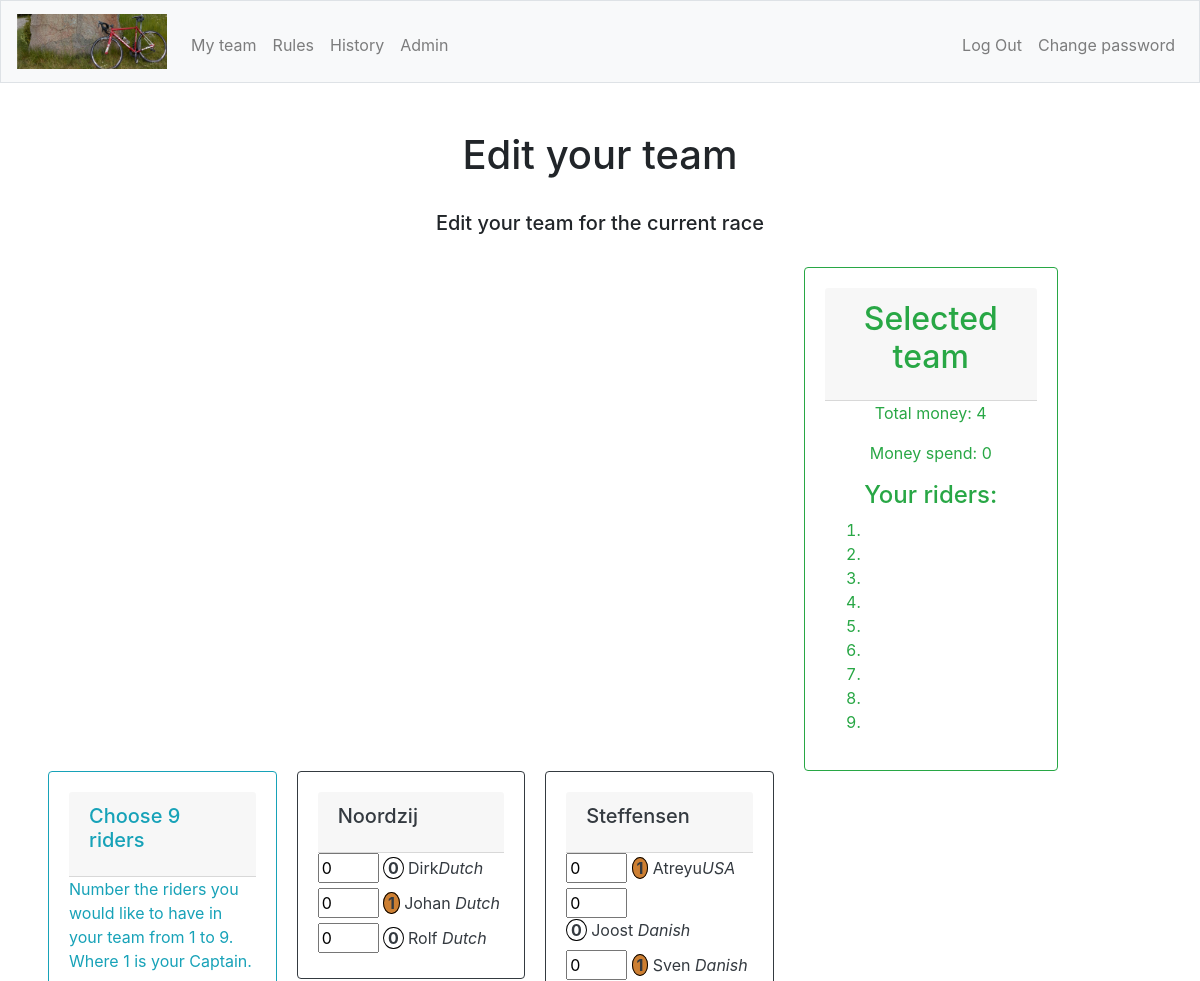
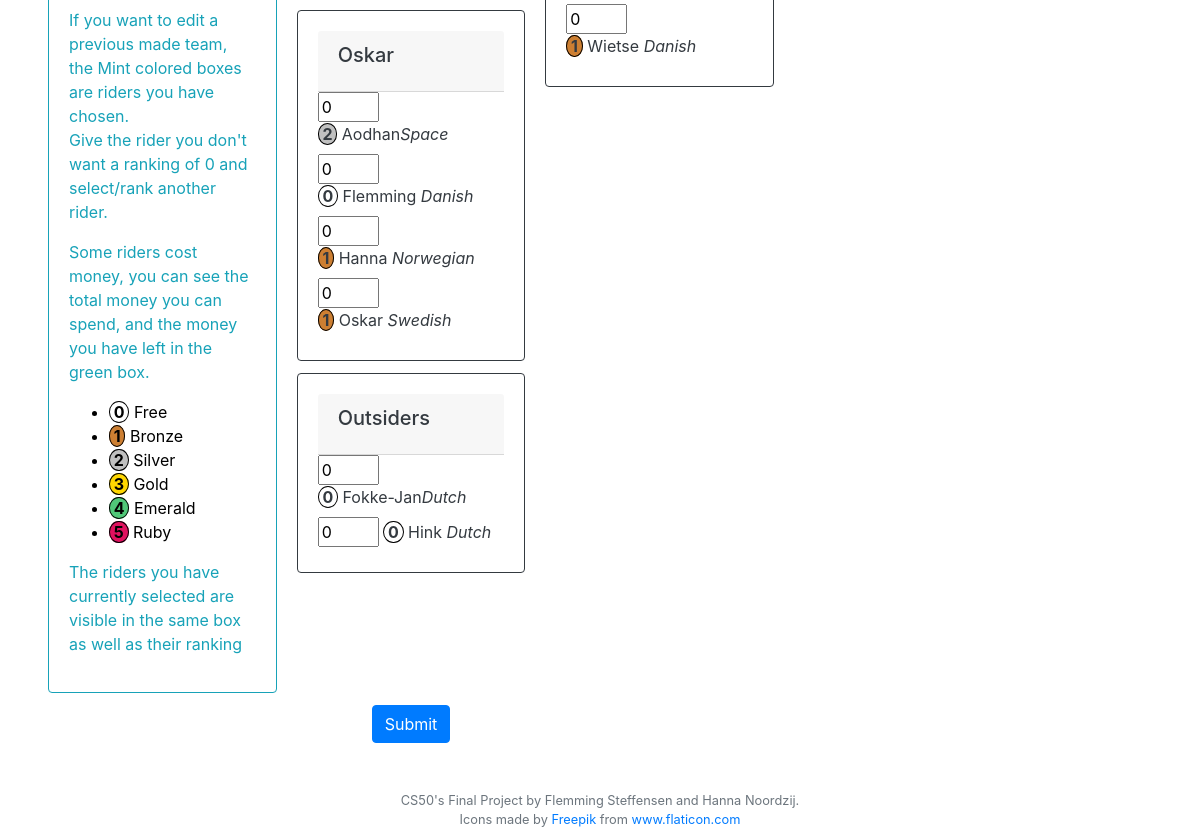
The app's page /editteam (signed in) with its own data (2 pictures, top to bottom).
### tables this page shows
CREATE TABLE "riders" (
	"id"	INTEGER NOT NULL UNIQUE,
	"comp_id"	INTEGER NOT NULL,
	"rider"	TEXT NOT NULL,
	"nationality"	TEXT NOT NULL,
	"rides_for"	TEXT NOT NULL,
	"price"	INTEGER NOT NULL DEFAULT 0,
	"DNF"	INTEGER NOT NULL DEFAULT 0,
	"outsider"	INTEGER NOT NULL DEFAULT 1,
	PRIMARY KEY("id" AUTOINCREMENT),
	FOREIGN KEY("comp_id") REFERENCES "competitions"("id")
);

### app.py (the view, shortened to what this page needs)
@app.route("/editteam", methods=["GET", "POST"])
@login_required
def editteam():
    role = getRole()
    if request.method == "GET":
        user_id = session.get("user_id")
        editTeamID = db.execute("SELECT c.id, c.total_price, t.id AS team_id \
                                        FROM competitions AS c \
                                        INNER JOIN racetypes AS r ON c.racetype_id = r.id\
                                        INNER JOIN team AS t ON c.id = t.comp_id \
                                            WHERE t.user_id = :user_id \
                                            AND c.reg_active = 'on'", user_id = user_id)
        if editTeamID:
            team_id = editTeamID[0]["team_id"]
        else:
            team_id = None
        activecomp = db.execute("SELECT ID, total_price FROM competitions WHERE reg_active = 'on'")
        activecomp_ID = activecomp[0]["id"]
        total_price = activecomp[0]["total_price"]
        allRiders = db.execute("Select id, comp_id, rider, nationality, rides_for, price, comp_id \
                                    FROM riders \
                                    WHERE comp_id = :activecomp_ID \
                                    Order by rides_for ASC, rider ASC", activecomp_ID=activecomp_ID)
        teamRiders = db.execute("SELECT r.rider, r.nationality, r.rides_for, tm.rank, tm.team_id, t.comp_id \
                                    FROM riders AS r \
                                    INNER JOIN team_member AS tm ON r.id = tm.rider_id \
                                    INNER JOIN team AS t ON t.id = tm.team_id \
                                        WHERE t.user_id = :user_id \
                                        AND t.comp_id = :activecomp_ID \
                                    ORDER BY tm.rank ASC" , user_id=user_id, activecomp_ID=activecomp_ID)
        rider_price = {}
        for rider in allRiders:
            rider_price[rider["rider"]] = rider["price"]
        jsonify(rider_price)
        return render_template("editteam.html", role=role, teamRiders=teamRiders, allRiders = allRiders, activecomp_ID=activecomp_ID, team_id=team_id, total_price=total_price, rider_price=rider_price)

### app.py (called while the page is built)
@app.after_request
def after_request(response):
    response.headers["Cache-Control"] = "no-cache, no-store, must-revalidate"
    response.headers["Expires"] = 0
    response.headers["Pragma"] = "no-cache"
    return response

### helpers.py (called while the page is built)
def login_required(f):
    @wraps(f)
    def decorated_function(*args, **kwargs):
        if session.get("user_id") is None:
            return redirect("/login")
        return f(*args, **kwargs)
    return decorated_function

def getRole():
    role = db.execute("SELECT role FROM users WHERE id = :userid", userid=session["user_id"])
    role2 = role[0]["role"]
    return role2

### templates/editteam.html (shortened to what this page needs)
{% extends "layout.html" %}
{% block adminNav %}
    {% if role == 2 %}
        <li class="nav-item"><a class="nav-link" href="/admin">Admin</a></li>
    {% endif %}
{% endblock %}
{% block main %}
    <div>
        <h1>Edit your team</h1>
        <br>
        <h5>Edit your team for the current race</h5>
        <br>
        {% if allRiders %}
            {% set ns = namespace(last_team = "nothing") %}
            {% set ct = namespace(count = 0) %}
            {% set rank = namespace(value = 0) %}
            {% set money = namespace(class = "money") %}
            <div class="row">
                <div class="col-sm-3 offset-sm-8 leaderbord">
                    <div class="card border-success">
                        <div class="card-body text-success">
                            <div class="card-header">
                                <h2 class="card-title">Selected team</h2>
                            </div>
                            <p class="card-text" id="total_money">Total money: {{total_price}}</p>
                            <p class="card-text" id="money_spend">Money spend: </p>
                            <h4 class="card-text">Your riders: </h4>
                            <ol class="myteam">
                                <li id="1"></li>
                                <li id="2"></li>
                                <li id="3"></li>
                                <li id="4"></li>
                                <li id="5"></li>
                                <li id="6"></li>
                                <li id="7"></li>
                                <li id="8"></li>
                                <li id="9"></li>
                            </ol>
                        </div>
                    </div>
                </div>
                <div class="col-sm-8">
            <form id="editteam" action="/editteam" method="post">
                <div class="card-columns">
            {% for rider in allRiders %}
                {% if ct.count == 0 %}
                    {% set ct.count = ct.count + 1 %}
                            <div class="card border-info">
                                <div class="card-body text-info">
                                    <div class="card-header">
                                        <h5 class="card-title">Choose 9 riders</h5>
                                    </div>
                                    <p class="card-text">Number the riders you would like to have in your team from 1 to 9. Where 1 is your Captain.</p>
                                    <p class="card-text">If you want to edit a previous made team, the Mint colored boxes are riders you have chosen.</br> Give the rider you don't want a ranking of 0 and select/rank another rider.</p>
                                    <p>Some riders cost money, you can see the total money you can spend, and the money you have left in the green box.</p>
                                    <ul>
                                        <li style="color:black"><b class="money"> 0 </b> Free</li>
                                        <li style="color:black"><b class="bronze"> 1 </b> Bronze</li>
                                        <li style="color:black"><b class="silver"> 2 </b> Silver</li>
                                        <li style="color:black"><b class="gold"> 3 </b> Gold</li>
                                        <li style="color:black"><b class="emerald"> 4 </b> Emerald</li>
                                        <li style="color:black"><b class="ruby"> 5 </b> Ruby</li>
                                    </ul>
                                    <p>The riders you have currently selected are visible in the same box as well as their ranking</p>
                {% endif %}
                {% if rider.price == 5 %}
                    {% set money.class = "ruby" %}
                {% elif rider.price == 4 %}
                    {% set money.class = "emerald" %}
                {% elif rider.price == 3 %}
                    {% set money.class = "gold" %}
                {% elif rider.price == 2 %}
                    {% set money.class = "silver" %}
                {% elif rider.price == 1 %}
                    {% set money.class = "bronze" %}
                {% else %}
                    {% set money.class = "money" %}
                {% endif %}
                {% if rider.rides_for != ns.last_team %}
                    {% set ns.last_team = rider.rides_for %}
                                </div>
                            </div>
                            <div class="card border-dark">
                                <div class="card-body text-dark">
                                    <div class="card-header">
                                        <h5 class="card-title">{{ns.last_team}}</h5>
                                    </div>
                                    <div>
                    {% set rank.value = 0 %}
                        {% for teamRider in teamRiders %}
                            {% if rider.rider == teamRider.rider %}
                                {% set rank.value = teamRider.rank %}
                            {% endif %}
                        {% endfor %}
                                        <input type="number" id="{{rider.rider}}" name="{{rider.id}}" value="{{rank.value}}" min="0" max="9" {% if rank.value > 0 %} style="background-color:#3CBC8D;" {% endif %}>
                                        <label for={{rider.id}}> <b class="{{money.class}}"> {{rider.price}} </b> {{rider.rider}}<i>{{rider.nationality}}</i></label>
                                    </div>
                {% else %}
                                    <div>
                        {% set rank.value = 0 %}
                        {% for teamRider in teamRiders %}
                            {% if rider.rider == teamRider.rider %}
                                {% set rank.value = teamRider.rank %}
                            {% endif %}
                        {% endfor %}
                                        <input type="number" id="{{rider.rider}}" name="{{rider.id}}" value="{{rank.value}}" min="0" max="9" {% if rank.value > 0 %} style="background-color:#3CBC8D;" {% endif %}>
                                        <label for={{rider.id}}><b class="{{money.class}}"> {{rider.price}} </b> {{rider.rider}} <i>{{rider.nationality}}</i></label>
                                    </div>
                {% endif %}
            {% endfor %}
                        </div>
                    </div>
                </div>
                <button class="btn btn-primary" type="submit">Submit</button>
            </form>
            </div>
        {% endif %}
    </div>
{% endblock %}

### static/styles.css (style rules this page uses)
.card-columns { display: inline-block; text-align: left; }
.myteam { text-align: left; }
input[type="number"] { -moz-appearance: textfield; }
.leaderbord { position: fixed; }
@media screen and (max-width: 1380px) { .leaderbord { position: static; } }
.money { border-radius: 100%; background-color: white; border: solid 1px; border-color: black; white-space: pre; }
.bronze { border-radius: 100%; background: #CD7F32; border: solid 1px; border-color: black; white-space: pre; }
.silver { border-radius: 100%; background: #C0C0C0; border: solid 1px; border-color: black; white-space: pre; }
.gold { border-radius: 100%; background: #FFD700; border: solid 1px; border-color: black; white-space: pre; }
.emerald { border-radius: 100%; background: #50C878; border: solid 1px; border-color: black; white-space: pre; }
.ruby { border-radius: 100%; background: #E0115F; border: solid 1px; border-color: black; white-space: pre; }

### records on screen
riders: shows "Choose 9 riders", last_team "Noordzij", value "0", price "0", rider "Dirk", nationality "Dutch"
riders: value "0", price "1", rider "Johan", nationality "Dutch"
riders: value "0", price "0", rider "Rolf", nationality "Dutch"
riders: last_team "Oskar", value "0", price "2", rider "Aodhan", nationality "Space"
riders: value "0", price "0", rider "Flemming", nationality "Danish"
riders: value "0", price "1", rider "Hanna", nationality "Norwegian"
riders: value "0", price "1", rider "Oskar", nationality "Swedish"
riders: last_team "Outsiders", value "0", price "0", rider "Fokke-Jan", nationality "Dutch"
riders: value "0", price "0", rider "Hink", nationality "Dutch"
riders: last_team "Steffensen", value "0", price "1", rider "Atreyu", nationality "USA"
riders: value "0", price "0", rider "Joost", nationality "Danish"
riders: value "0", price "1", rider "Sven", nationality "Danish"
riders: value "0", price "1", rider "Wietse", nationality "Danish"

### other values on screen
{{ total_price }} "4"
